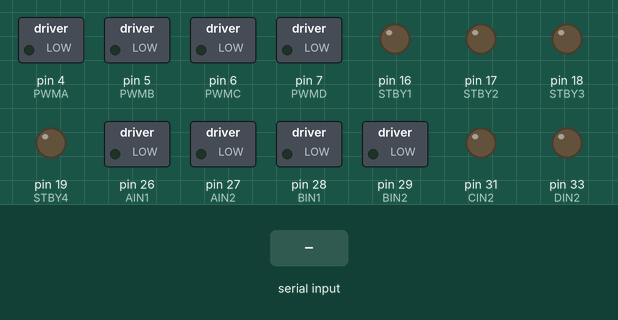
Recording of a sketch running on a simulated Arduino Mega 2560, built with avr-gcc and run on an emulated ATmega2560. Parts: switched loads named in the sketch (green lamp = pin HIGH), output pins drawn as LEDs (lit = HIGH). Inputs (shaded band) come from the test bench.

Above: at 1.2 s.
1.3 s: "a" received over Serial
At 2.3 s:
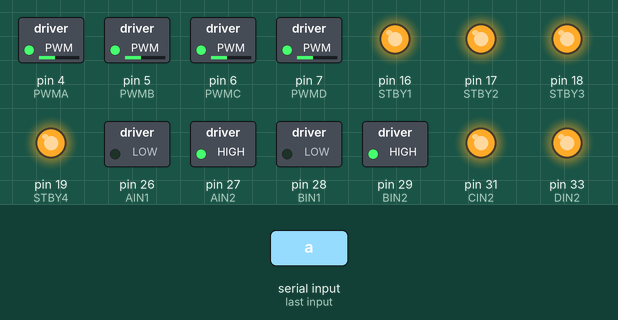
2.8 s: "s" received over Serial
At 3.4 s:
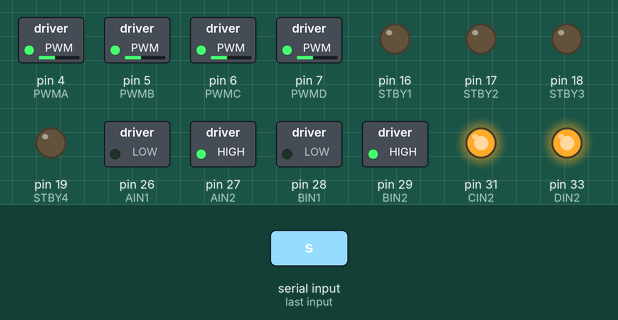
Timing chart, 0 to 5.8 s (numbered marks = the images above; inputs shaded):
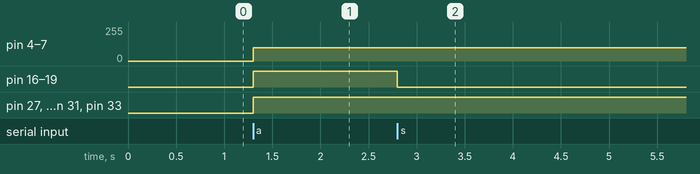

Measured:
- after the input at 1.3 s, pin 4 (PWMA), pin 5 (PWMB), pin 6 (PWMC), pin 7 (PWMD): 0/255 → 100/255 at once; pin 16 (STBY1), pin 17 (STBY2), pin 18 (STBY3), pin 19 (STBY4), pin 27 (AIN2), pin 29 (BIN2), pin 31 (CIN2), pin 33 (DIN2): LOW → HIGH at once
- after the input at 2.8 s, pin 16 (STBY1), pin 17 (STBY2), pin 18 (STBY3), pin 19 (STBY4): HIGH → LOW at once

The sketch:

motor_manjat.ino
```cpp
int STBY1 = 16; //standby
int STBY2 = 17; //standby
int STBY3 = 18; //standby
int STBY4 = 19; //standby
int STBY5 = 21; //standby

int PWMA = 4; //Speed control
int AIN1 = 26; //Direction
int AIN2 = 27; //Direction

int PWMB = 5; //Speed control
int BIN1 = 28; //Direction
int BIN2 = 29; //Direction

int PWMC = 6; //Speed control
int CIN1 = 30; //Direction
int CIN2 = 31; //Direction

int PWMD = 7; //Speed control
int DIN1 = 32; //Direction
int DIN2 = 33; //Direction


void setup() {
  // put your setup code here, to run once:
  pinMode(STBY1, OUTPUT);
  pinMode(STBY2, OUTPUT);
  pinMode(STBY3, OUTPUT);
  pinMode(STBY4, OUTPUT);
//  pinMode(STBY5, OUTPUT);
//
  pinMode(PWMA, OUTPUT);
  pinMode(AIN1, OUTPUT);
  pinMode(AIN2, OUTPUT);

  pinMode(PWMB, OUTPUT);
  pinMode(BIN1, OUTPUT);
  pinMode(BIN2, OUTPUT);

  pinMode(PWMC, OUTPUT);
  pinMode(CIN1, OUTPUT);
  pinMode(CIN2, OUTPUT);

  pinMode(PWMD, OUTPUT);
  pinMode(DIN1, OUTPUT);
  pinMode(DIN2, OUTPUT);
//
//  pinMode(PWME, OUTPUT);
//  pinMode(EIN1, OUTPUT);
//  pinMode(EIN2, OUTPUT);
Serial.begin(9600);
}


unsigned char c;
void loop() {
  // put your main code here, to run repeatedly:
  if(Serial.available() > 0 ){
      c = Serial.read();
    }
  if(c=='a'){
      maju();
    }

  if(c=='s'){
      mati();
    }
}

void move(int motor, int speed, int direction){

  digitalWrite(STBY1, HIGH); //disable standby
  digitalWrite(STBY2, HIGH); //disable standby
  digitalWrite(STBY3, HIGH); //disable standby
  digitalWrite(STBY4, HIGH); //disable standby
//  digitalWrite(STBY4, HIGH); //disable standby

  boolean inPin1 = LOW;
  boolean inPin2 = HIGH;

  if(direction == 1){
    inPin1 = HIGH;
    inPin2 = LOW;
  }

  if(motor == 1){
    digitalWrite(AIN1, inPin1);
    digitalWrite(AIN2, inPin2);
    analogWrite(PWMA, speed);
  }else if(motor == 2){
    digitalWrite(BIN1, inPin1);
    digitalWrite(BIN2, inPin2);
    analogWrite(PWMB, speed);
  }else if(motor == 3){
    digitalWrite(CIN1, inPin1);
    digitalWrite(CIN2, inPin2);
    analogWrite(PWMC, speed);
  }else {
    digitalWrite(DIN1, inPin1);
    digitalWrite(DIN2, inPin2);
    analogWrite(PWMD, speed);
//  }else{
//    digitalWrite(EIN1, inPin1);
//    digitalWrite(EIN2, inPin2);
//    analogWrite(PWME, speed);
//  }
}
}

void maju(){
  move(1, 100, 0); //motor 1, full speed, left
  move(2, 100, 0); //motor 2, full speed, left
  move(3, 100, 0); //motor 1, full speed, left
  move(4, 100, 0); //motor 2, full speed, left
  move(5, 100, 0); //motor 2, full speed, left
}

void mati(){
     digitalWrite(STBY1, LOW); //disable standby
  digitalWrite(STBY2, LOW); //disable standby
  digitalWrite(STBY3, LOW); //disable standby
  digitalWrite(STBY4, LOW); //disable standby
  }
```
